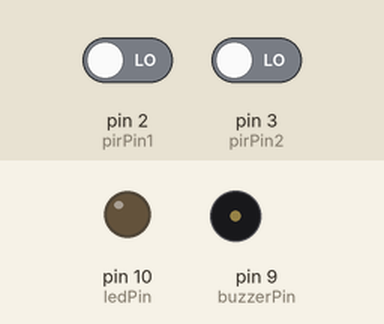
The sketch below on a simulated Arduino Uno, built with avr-gcc and run on an emulated ATmega328P. On the bench: output pins drawn as LEDs (lit = HIGH), buzzer (waves = sounding, pin HIGH). The test bench sets the inputs (shaded band); at power-on: pin 2 (pirPin1) LOW, pin 3 (pirPin2) LOW. What the sketch prints to the serial monitor is not drawn.

Above: at 1.2 s.
1.3 s: pin 2 (pirPin1) driven HIGH
Timing chart, 0 to 4.3 s (numbered marks = the images above; inputs shaded):
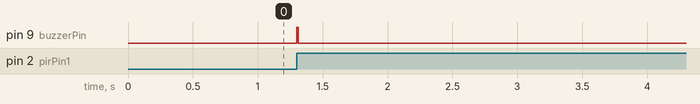

Measured:
- after the input at 1.3 s, pin 9 (buzzerPin): LOW → HIGH at once, → LOW 0.01 s later

The sketch:

Multiple_Board.ino
```cpp
const int pirPin1 = 2;  // Connect the output pin of the first PIR sensor to digital pin 2
const int pirPin2 = 3;  // Connect the output pin of the second PIR sensor to digital pin 3
const int buzzerPin = 9; // Connect the positive (longer) leg of the buzzer to digital pin 9
const int ledPin = 10;   // Connect the LED to digital pin 10

volatile int pirState1 = LOW;  // Initialize pirState for the first PIR sensor to LOW
volatile int pirState2 = LOW;  // Initialize pirState for the second PIR sensor to LOW

void setup() {
  Serial.begin(9600);
  pinMode(pirPin1, INPUT);
  pinMode(pirPin2, INPUT);
  pinMode(buzzerPin, OUTPUT);
  pinMode(ledPin, OUTPUT);

  // Attach interrupts to the PIR sensor pins
  attachInterrupt(digitalPinToInterrupt(pirPin1), motionDetected1, CHANGE);
  attachInterrupt(digitalPinToInterrupt(pirPin2), motionDetected2, CHANGE);
}

void loop() {
  // Your main loop code can be empty or handle other tasks
  Serial.println("WELCOME TO INTERRUPT PROGRAM");
  delay(3000);
}

void motionDetected1() {
  pirState1 = digitalRead(pirPin1);

  if (pirState1 == HIGH) {
    Serial.println("PIR1 Motion detected!");

    // Turn on the buzzer when motion is detected by PIR1
    digitalWrite(buzzerPin, HIGH);
    delay(2000); // Buzzer on for 2000 milliseconds (2 seconds)
    digitalWrite(buzzerPin, LOW);
  } else {
    // Turn off the buzzer when no motion is detected
    digitalWrite(buzzerPin, LOW);
  }
}

void motionDetected2() {
  pirState2 = digitalRead(pirPin2);

  if (pirState2 == HIGH) {
    Serial.println("PIR2 Motion detected!");

    // Turn on the LED when motion is detected by PIR2
    digitalWrite(ledPin, HIGH);
    delay(2000); // LED on for 2000 milliseconds (2 seconds)
    digitalWrite(ledPin, LOW);
  } else {
    // Turn off the LED when no motion is detected
    digitalWrite(ledPin, LOW);
  }
}
```
